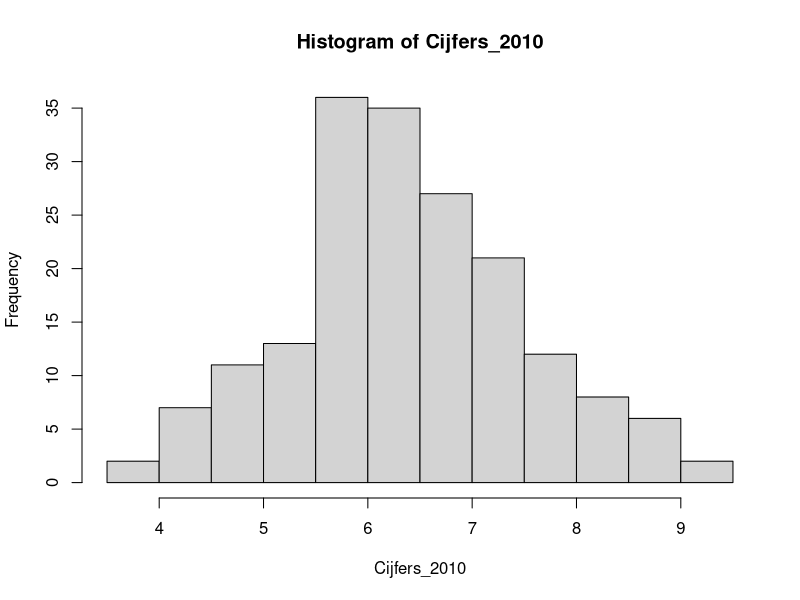
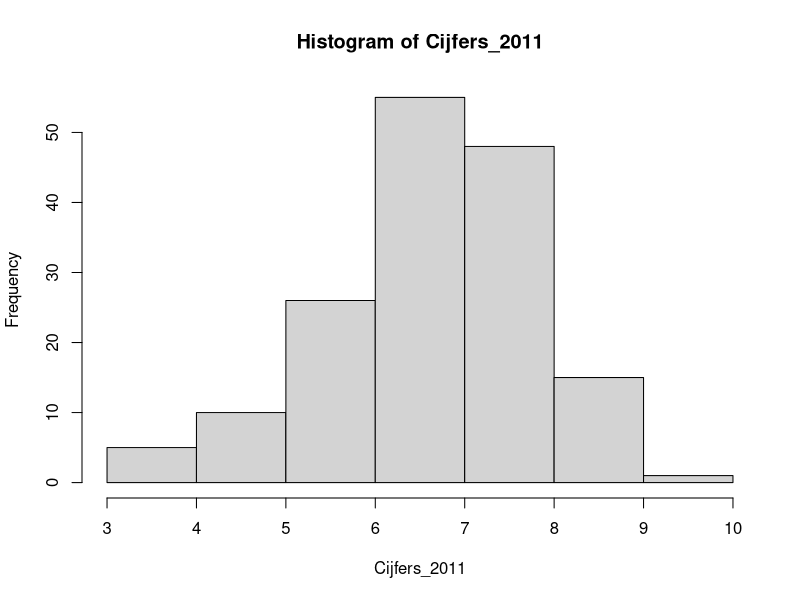

R code for these plots, in order:
## ---- chunk 1
knitr::opts_chunk$set(echo = TRUE)
## ---- chunk 2
set.seed(1)

mu <- 6.3
sigma <- 1.2
Cijfers_2010 <- rnorm(180, mu, sigma)
Cijfers_2010 <- Cijfers_2010 [Cijfers_2010 <= 10 & Cijfers_2010 >= 1]
Cijfers_2010 <- sapply (Cijfers_2010, round, 3)

mu <- 6.3
sigma <- 1.2
Cijfers_2010_n30 <- rnorm(30, mu, sigma)
Cijfers_2010_n30 <- Cijfers_2010_n30 [Cijfers_2010_n30 <= 10 & Cijfers_2010_n30 >= 1]
Cijfers_2010_n30 <- sapply (Cijfers_2010_n30, round, 3)

mu <- 6.6
sigma <- 1.2
Cijfers_2011 <- rnorm(160, mu, sigma)
Cijfers_2011 <- Cijfers_2011 [Cijfers_2011 <= 10 & Cijfers_2011 >= 1]
Cijfers_2011 <- sapply (Cijfers_2011, round, 3)

mu <- 6.6
sigma <- 1.2
Cijfers_2011_n30 <- rnorm(30, mu, sigma)
Cijfers_2011_n30 <- Cijfers_2011_n30 [Cijfers_2011_n30 <= 10 & Cijfers_2011_n30 >= 1]
Cijfers_2011_n30 <- sapply (Cijfers_2011, round, 3)

Cijfers <- c(Cijfers_2010, Cijfers_2011)
Startjaar <- c(replicate(180, 2010), replicate(160, 2011))
Cijfers_gem <- data.frame(Cijfers, Startjaar)


## ---- chunk 3
Cijfers_gem[175:185,]
## ---- chunk 4
Cijfers_2010 <- (Cijfers_gem[1:180, 1])
mean(Cijfers_2010)
sd(Cijfers_2010)
hist(Cijfers_2010)
Cijfers_2011 <- (Cijfers_gem[181:340, 1])
mean(Cijfers_2011)
sd(Cijfers_2011)
hist(Cijfers_2011)

## ---- chunk 5
library(nortest)
## ---- chunk 6
lillie.test(Cijfers_2010)
lillie.test(Cijfers_2011)
## ---- chunk 7
shapiro.test(Cijfers_2011_n30)
shapiro.test(Cijfers_2010_n30)
## ---- chunk 8
library(car)
leveneTest(Cijfers_gem$Cijfers, Cijfers_gem$Startjaar)
## ---- chunk 9
t.test(Cijfers_2010, Cijfers_2011)
